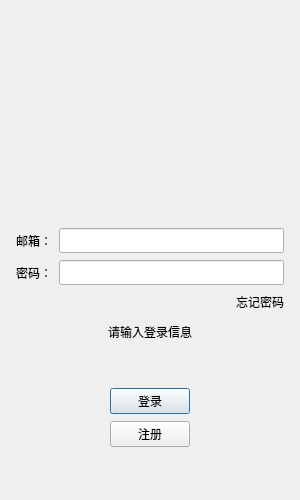
<?xml version="1.0" encoding="UTF-8"?>
<ui version="4.0">
 <class>LoginDialog</class>
 <widget class="QDialog" name="LoginDialog">
  <property name="geometry">
   <rect>
    <x>0</x>
    <y>0</y>
    <width>300</width>
    <height>500</height>
   </rect>
  </property>
  <property name="minimumSize">
   <size>
    <width>300</width>
    <height>0</height>
   </size>
  </property>
  <property name="maximumSize">
   <size>
    <width>300</width>
    <height>500</height>
   </size>
  </property>
  <property name="windowTitle">
   <string>Dialog</string>
  </property>
  <layout class="QVBoxLayout" name="verticalLayout_2">
   <item>
    <layout class="QVBoxLayout" name="verticalLayout">
     <property name="spacing">
      <number>7</number>
     </property>
     <property name="leftMargin">
      <number>5</number>
     </property>
     <property name="topMargin">
      <number>5</number>
     </property>
     <property name="rightMargin">
      <number>5</number>
     </property>
     <property name="bottomMargin">
      <number>5</number>
     </property>
     <item>
      <widget class="QWidget" name="widget" native="true">
       <layout class="QGridLayout" name="gridLayout">
        <item row="0" column="0">
         <widget class="QLabel" name="label_2">
          <property name="minimumSize">
           <size>
            <width>150</width>
            <height>150</height>
           </size>
          </property>
          <property name="maximumSize">
           <size>
            <width>150</width>
            <height>150</height>
           </size>
          </property>
          <property name="text">
           <string/>
          </property>
          <property name="pixmap">
           <pixmap resource="rc.qrc">:/res/animals.png</pixmap>
          </property>
          <property name="scaledContents">
           <bool>true</bool>
          </property>
         </widget>
        </item>
       </layout>
      </widget>
     </item>
     <item>
      <spacer name="verticalSpacer_3">
       <property name="orientation">
        <enum>Qt::Orientation::Vertical</enum>
       </property>
       <property name="sizeHint" stdset="0">
        <size>
         <width>20</width>
         <height>40</height>
        </size>
       </property>
      </spacer>
     </item>
     <item>
      <layout class="QHBoxLayout" name="horizontalLayout">
       <item>
        <widget class="QLabel" name="email_label">
         <property name="minimumSize">
          <size>
           <width>0</width>
           <height>25</height>
          </size>
         </property>
         <property name="maximumSize">
          <size>
           <width>16777215</width>
           <height>25</height>
          </size>
         </property>
         <property name="text">
          <string>邮箱：</string>
         </property>
        </widget>
       </item>
       <item>
        <widget class="QLineEdit" name="email_edit">
         <property name="minimumSize">
          <size>
           <width>0</width>
           <height>25</height>
          </size>
         </property>
         <property name="maximumSize">
          <size>
           <width>16777215</width>
           <height>25</height>
          </size>
         </property>
        </widget>
       </item>
      </layout>
     </item>
     <item>
      <layout class="QHBoxLayout" name="horizontalLayout_2">
       <item>
        <widget class="QLabel" name="pwd_label">
         <property name="minimumSize">
          <size>
           <width>0</width>
           <height>25</height>
          </size>
         </property>
         <property name="maximumSize">
          <size>
           <width>16777215</width>
           <height>25</height>
          </size>
         </property>
         <property name="text">
          <string>密码：</string>
         </property>
        </widget>
       </item>
       <item>
        <widget class="QLineEdit" name="pwd_edit">
         <property name="minimumSize">
          <size>
           <width>0</width>
           <height>25</height>
          </size>
         </property>
         <property name="maximumSize">
          <size>
           <width>16777215</width>
           <height>25</height>
          </size>
         </property>
        </widget>
       </item>
      </layout>
     </item>
     <item>
      <layout class="QHBoxLayout" name="horizontalLayout_4">
       <item>
        <spacer name="horizontalSpacer">
         <property name="orientation">
          <enum>Qt::Orientation::Horizontal</enum>
         </property>
         <property name="sizeHint" stdset="0">
          <size>
           <width>40</width>
           <height>20</height>
          </size>
         </property>
        </spacer>
       </item>
       <item>
        <widget class="ClickedLabel" name="forget_label">
         <property name="text">
          <string>忘记密码</string>
         </property>
        </widget>
       </item>
      </layout>
     </item>
     <item>
      <widget class="QLabel" name="err_tip">
       <property name="minimumSize">
        <size>
         <width>0</width>
         <height>25</height>
        </size>
       </property>
       <property name="maximumSize">
        <size>
         <width>16777215</width>
         <height>25</height>
        </size>
       </property>
       <property name="text">
        <string>请输入登录信息</string>
       </property>
       <property name="alignment">
        <set>Qt::AlignmentFlag::AlignCenter</set>
       </property>
      </widget>
     </item>
     <item>
      <spacer name="verticalSpacer">
       <property name="orientation">
        <enum>Qt::Orientation::Vertical</enum>
       </property>
       <property name="sizeHint" stdset="0">
        <size>
         <width>20</width>
         <height>40</height>
        </size>
       </property>
      </spacer>
     </item>
     <item>
      <layout class="QHBoxLayout" name="horizontalLayout_5">
       <item>
        <spacer name="horizontalSpacer_2">
         <property name="orientation">
          <enum>Qt::Orientation::Horizontal</enum>
         </property>
         <property name="sizeHint" stdset="0">
          <size>
           <width>40</width>
           <height>20</height>
          </size>
         </property>
        </spacer>
       </item>
       <item>
        <widget class="QPushButton" name="login_btn">
         <property name="text">
          <string>登录</string>
         </property>
        </widget>
       </item>
       <item>
        <spacer name="horizontalSpacer_3">
         <property name="orientation">
          <enum>Qt::Orientation::Horizontal</enum>
         </property>
         <property name="sizeHint" stdset="0">
          <size>
           <width>40</width>
           <height>20</height>
          </size>
         </property>
        </spacer>
       </item>
      </layout>
     </item>
     <item>
      <layout class="QHBoxLayout" name="horizontalLayout_6">
       <item>
        <spacer name="horizontalSpacer_4">
         <property name="orientation">
          <enum>Qt::Orientation::Horizontal</enum>
         </property>
         <property name="sizeHint" stdset="0">
          <size>
           <width>40</width>
           <height>20</height>
          </size>
         </property>
        </spacer>
       </item>
       <item>
        <widget class="QPushButton" name="register_btn">
         <property name="text">
          <string>注册</string>
         </property>
        </widget>
       </item>
       <item>
        <spacer name="horizontalSpacer_5">
         <property name="orientation">
          <enum>Qt::Orientation::Horizontal</enum>
         </property>
         <property name="sizeHint" stdset="0">
          <size>
           <width>40</width>
           <height>20</height>
          </size>
         </property>
        </spacer>
       </item>
      </layout>
     </item>
     <item>
      <spacer name="verticalSpacer_2">
       <property name="orientation">
        <enum>Qt::Orientation::Vertical</enum>
       </property>
       <property name="sizeHint" stdset="0">
        <size>
         <width>20</width>
         <height>40</height>
        </size>
       </property>
      </spacer>
     </item>
    </layout>
   </item>
  </layout>
 </widget>
 <customwidgets>
  <customwidget>
   <class>ClickedLabel</class>
   <extends>QLabel</extends>
   <header>clickedlabel.h</header>
  </customwidget>
 </customwidgets>
 <resources>
  <include location="rc.qrc"/>
 </resources>
 <connections/>
</ui>
